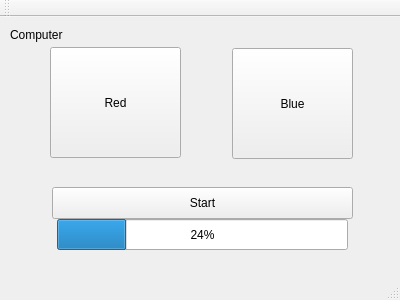
<?xml version="1.0" encoding="UTF-8"?>
<ui version="4.0">
 <class>MainWindow</class>
 <widget class="QMainWindow" name="MainWindow">
  <property name="geometry">
   <rect>
    <x>0</x>
    <y>0</y>
    <width>400</width>
    <height>300</height>
   </rect>
  </property>
  <property name="windowTitle">
   <string>MainWindow</string>
  </property>
  <widget class="QWidget" name="centralWidget">
   <widget class="QPushButton" name="RedButton">
    <property name="geometry">
     <rect>
      <x>50</x>
      <y>30</y>
      <width>131</width>
      <height>111</height>
     </rect>
    </property>
    <property name="text">
     <string>Red</string>
    </property>
   </widget>
   <widget class="QPushButton" name="BlueButton">
    <property name="geometry">
     <rect>
      <x>232</x>
      <y>31</y>
      <width>121</width>
      <height>111</height>
     </rect>
    </property>
    <property name="text">
     <string>Blue</string>
    </property>
   </widget>
   <widget class="QPushButton" name="StartButton">
    <property name="geometry">
     <rect>
      <x>52</x>
      <y>170</y>
      <width>301</width>
      <height>32</height>
     </rect>
    </property>
    <property name="text">
     <string>Start</string>
    </property>
   </widget>
   <widget class="QProgressBar" name="ProgressBar">
    <property name="geometry">
     <rect>
      <x>57</x>
      <y>202</y>
      <width>291</width>
      <height>31</height>
     </rect>
    </property>
    <property name="value">
     <number>24</number>
    </property>
   </widget>
   <widget class="QLabel" name="TurnLabel">
    <property name="geometry">
     <rect>
      <x>10</x>
      <y>10</y>
      <width>161</width>
      <height>16</height>
     </rect>
    </property>
    <property name="font">
     <font>
      <stylestrategy>PreferDefault</stylestrategy>
     </font>
    </property>
    <property name="text">
     <string>Computer</string>
    </property>
   </widget>
  </widget>
  <widget class="QMenuBar" name="menuBar">
   <property name="geometry">
    <rect>
     <x>0</x>
     <y>0</y>
     <width>400</width>
     <height>22</height>
    </rect>
   </property>
  </widget>
  <widget class="QToolBar" name="mainToolBar">
   <attribute name="toolBarArea">
    <enum>TopToolBarArea</enum>
   </attribute>
   <attribute name="toolBarBreak">
    <bool>false</bool>
   </attribute>
  </widget>
  <widget class="QStatusBar" name="statusBar"/>
 </widget>
 <layoutdefault spacing="6" margin="11"/>
 <resources/>
 <connections/>
</ui>
